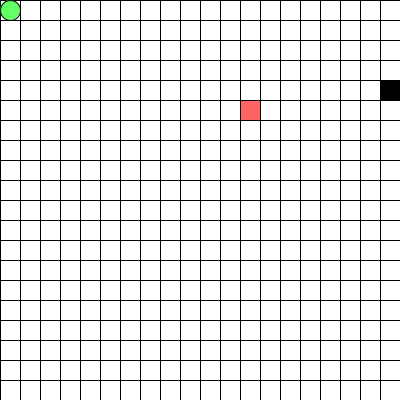
Frame 1 (no input)
Frame 60 (the mouse pressed at the canvas centre just before this capture): identical to frame 1, image omitted
Frame 120 (the mouse held since frame 60 and released just before this capture): identical to frame 1, image omitted

The Processing sketch that drew this single still picture (run headless with seeded random() and noise(); from frame 60 on, the mouse is pressed at the canvas centre):

// Processing sketch: processing_127362
// ── processing_127362.pde

//  NOTES:
// Added checkGameOver
//  
// */
 
ArrayList<SnakePart> snake = new ArrayList<SnakePart>();
char direction;
SnakeFood food;
SnakePoisin poisin;
int GRIDSIZE = 20;
 
void setup() {
  size(400, 400);
  snake.add(new SnakePart(0, 0));
  food = new SnakeFood();
  poisin = new SnakePoisin();
  frameRate(8);
}
 
void draw() {
 
  drawGrid();
  food.display();
  poisin.display();
  drawSnake();
   
  moveSnakeBody();
  moveSnakeHead();
 
  checkGameOver();
  checkForFoodCollision();
  checkForPoisinCollision();
 
}
 
void moveSnakeHead() {
  SnakePart head = snake.get(0);
  switch(direction) {
  case 'n':
    head.y -= GRIDSIZE;
    break;
  case 's':
    head.y += GRIDSIZE;
    break;
  case 'e':
    head.x += GRIDSIZE;
    break;
  case 'w':  
    head.x -= GRIDSIZE;
    break;
  }
}
 
 
void checkForFoodCollision() {
  SnakePart head = snake.get(0);
  if (head.x == food.x && head.y == food.y) {
    // add a new segment to the snake
    snake.add(new SnakePart(head.x, head.y));
    // reset the position of the food by creating a new object
    food = new SnakeFood();
  }
}

void checkForPoisinCollision() {
  SnakePart head = snake.get(0);
  if (head.x == poisin.x && head.y == poisin.y) {
    // add a new segment to the snake
     SnakePart tail = snake.get(snake.size()-1);
    snake.remove(tail);//;(new SnakePart(head.x, head.y));
    // reset the position of the food by creating a new object
    poisin = new SnakePoisin();}}
 
void checkGameOver() {
  SnakePart head = snake.get(0);
  for (int i = 1; i < snake.size(); i++) {
    SnakePart sp = snake.get(i);
    if (head.x == sp.x && head.y == sp.y) {
      textAlign(CENTER);
      text("GAME OVER!", width/2, height/2);
      noLoop();
      break;
    }
  }
  if (head.x < 0 || head.x >= width || head.y < 0 || head.y >= height) {
    textAlign(CENTER);
    text("GAME OVER!", width/2, height/2);
    noLoop();
  }
}
 
 
void drawSnake() {
  for (int i = 0; i < snake.size();i++) {
    SnakePart sp = snake.get(i);
    sp.display();
  }
}
 
void drawGrid() {
  background(255);
  stroke(0);
  for (int x =0; x < width; x+=GRIDSIZE) {
    line(x, 0, x, height);
  }
  for (int y =0; y < height; y+=GRIDSIZE) {
    line(0, y, width, y);
  }
}
 
 
void keyPressed() {
  SnakePart head = snake.get(0);
  if (key == 'a' || key == 'A')direction = 'w';
  if (key == 'd' || key == 'D')direction = 'e';
  if (key == 'w' || key == 'W')direction = 'n';
  if (key == 's' || key == 'S')direction = 's';
}
 
void moveSnakeBody() {
  for (int i = snake.size()-1; i > 0; i--) {
    SnakePart spBack = snake.get(i);
    SnakePart spFront = snake.get(i-1);
    spBack.x = spFront.x;
    spBack.y = spFront.y;
  }
}
 

class SnakeFood {

  int x, y;

  SnakeFood() {
    x = int(random(width/GRIDSIZE))*GRIDSIZE;
    y = int(random(height/GRIDSIZE))*GRIDSIZE;
  }

  void display() {
    fill(255, 100, 100);
    rect(x, y, GRIDSIZE, GRIDSIZE);
  }
}

class SnakePart{
   
  int x,y;
   
  SnakePart(int newX, int newY){
    x = newX;
    y = newY;
  }
   
  void display(){
    fill(100,255,100);
    ellipseMode(CORNER);
    ellipse(x,y,GRIDSIZE,GRIDSIZE);  
  }
}

class SnakePoisin{
   
  int x,y;
   
  SnakePoisin(){
    x = int(random(width/GRIDSIZE))*GRIDSIZE;
    y = int(random(height/GRIDSIZE))*GRIDSIZE;
  }
   
  void display(){
    fill(0);
    rect(x,y,GRIDSIZE,GRIDSIZE);  
  }
}
